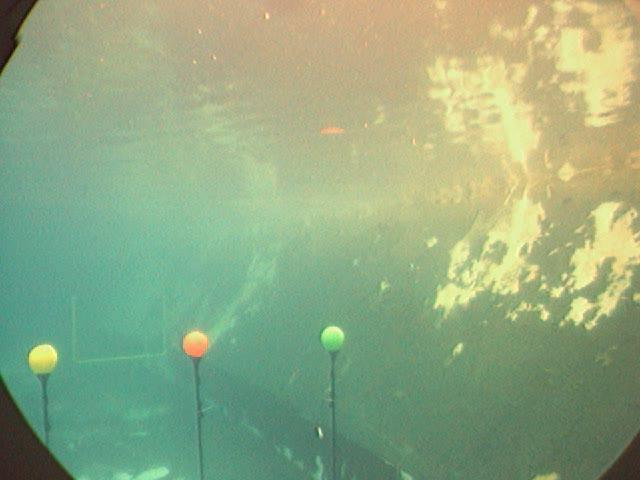
#> input picture OpenCV_practice/color filter/005.jpg, 640 x 480 px, found by its file name
$ python run.py
#> lines starting #> are read from the running program, lines starting #| are printed output that depends on the picture; after the words box and inside, x2 and y2 are one past the last pixel; in counts of white or black regions, pixels touching at a corner belong together
### OpenCV_practice/sample_object_detection/vision.py
#!/usr/bin/env python

#a class that determines the shape of the biggest contour

import cv2
import numpy as np
from shape_detector import ShapeDetector

class VisionTasks:

   def findBiggestObject(self, image):
      #Consider resizing image
      #Resizing image to a smaller factor can help better approximate shapes

      #Process Image. Setting the second arg to True will display dilation
      processedImage = self.preProcessImage(image, True)

      #Find the biggest contour in the processed image
      #Returns an array of points that make up the biggest contour
      contour = self.findBiggestContour(processedImage)

      #Detect the shape of the biggest contour
      sd = ShapeDetector() #create instance of the ShapeDetector class
      shape, approx = sd.detect(contour) #returns the determined shape and an array with the contour vertices

      #Compute the center of the contour
      M = cv2.moments(contour)
      cX = int((M["m10"] / M["m00"]))
      cY = int((M["m01"] / M["m00"]))

      #Add contour and text to the image
      contour = contour.astype("int")
      cv2.drawContours(image, [contour], -1, (0, 255, 0), 2)
      cv2.putText(image, shape, (cX, cY), cv2.FONT_HERSHEY_SIMPLEX,
         0.5, (255, 255, 255), 2)

      #Add contour vertices to the image
      red = [0,0,255]
      for pix in approx:
         pix1 = pix[0][0]
         pix2 = pix[0][1]
         cv2.circle(image, (pix1, pix2), 3, red, 2)

      #return the image with shape information, the shape name, and the center of the contour
      return (image, shape, cX, cY)

   def preProcessImage(self, image, showDilation):
      "Process the Image"

      #thresholds
      th1 = 0
      th2 = 200

      blurred = cv2.blur(image, (3, 3))
      kernel = np.ones((3, 3), np.uint8)
      erosion = cv2.erode(blurred, kernel, iterations=1) #removes noise
      edges = cv2.Canny(erosion, th1, th2)

      dilation = cv2.dilate(edges, kernel, iterations=2) #enhances remaining features
      if showDilation:
         cv2.imshow("dilation", dilation)

      return dilation

   def findBiggestContour(self, mask):
      "Returns the biggest contour"
      contoursArray = cv2.findContours(mask.copy(), cv2.RETR_EXTERNAL, cv2.CHAIN_APPROX_SIMPLE)[-2]

      # This code will execute if at least one contour was found
      if len(contoursArray) > 0:
         # Find the biggest contour
         biggestContour = max(contoursArray, key=cv2.contourArea)
         # Returns an array of points for the biggest contour found
         return biggestContour

   #not used in findBiggestObject()
   # [41 lines left out: functions boundRectangle, detectCircles, not called in this run]

### OpenCV_practice/sample_object_detection/shape_detector.py
#A class that determines the shape of a given contour
#The current options are: tirangle, square, rectangle, pentagon, and circle

import cv2

class ShapeDetector:
   def __init__(self):
      pass

   def detect(self, c):
      shape = "unidentified"

      #compute the perimeter of the contour
      peri = cv2.arcLength(c, True)

      #contour approximation
      #retuns an array of 'vertices' that make up the contour
      approx = cv2.approxPolyDP(c, 0.02*peri, True)
      print "contour approx", approx

      #The number of vertices are used to determine the shape
      if len(approx) == 3:
         shape = "triangle"

      elif len(approx) == 4:
         (x, y, w, h) = cv2.boundingRect(approx)
         ar = w/ float(h)

         shape = "square" if ar >= 0.95 and ar <= 1.05 else "rectangle"

      elif len(approx) == 5:
         shape = "pentagon"

      else:
         shape = "circle"

      #return both the shape (as a string) and the array of vertices
      return (shape, approx)

### OpenCV_practice/sample_object_detection/run.py
import numpy as np
import cv2

import vision

name_of_image = '005.jpg'

img = cv2.imread(name_of_image,1)
#> img is the input picture: shape (480, 640, 3); mean B, G, R 130.5, 169.3, 145.8
#cv2.imshow('before image', img)

my_test = vision.VisionTasks()
biggestObject = my_test.findBiggestObject(img); #(image, shape, cX, cY)
#> in preProcessImage, `edges = cv2.Canny(erosion, th1, th2)`:
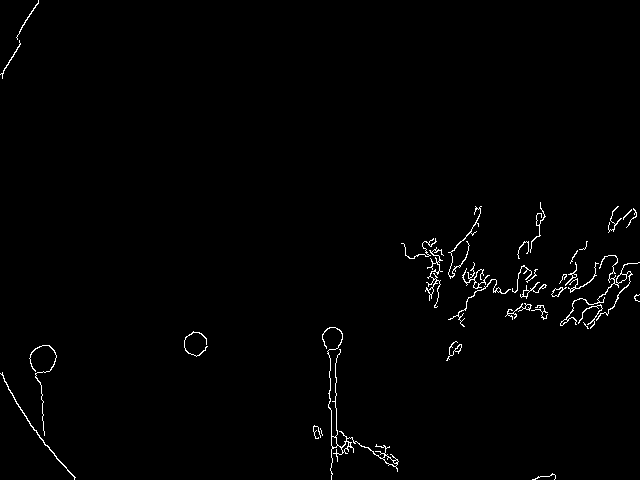
#> edges: shape (480, 640); 1.1% white in thin lines or dots
#> in preProcessImage, `dilation = cv2.dilate(edges, kernel, iterations=2)`:
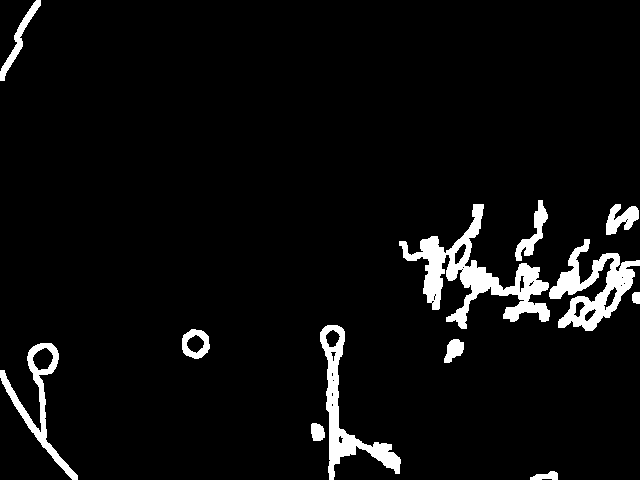
#> dilation: shape (480, 640); 5.2% white; 12 white regions
#> in findBiggestContour, `contoursArray = cv2.findContours(mask.copy(), cv2.RETR_EXTERNAL, cv2.C..`: contoursArray = 12 contours; largest, box (x1, y1, x2, y2) and area: (399, 204, 550, 329) 4884, (549, 239, 640, 331) 3256, (320, 325, 401, 480) 2750, (0, 343, 78, 480) 1906, (182, 329, 210, 359) 621
#> in findBiggestContour, `biggestContour = max(contoursArray, key=cv2.contourArea)`: biggestContour = contour of 418 points, box (x1, y1, x2, y2) (399, 204, 550, 329), area 4884
#> in findBiggestObject, `contour = self.findBiggestContour(processedImage)`: contour has the same summary as biggestContour in findBiggestContour
#> in detect, `peri = cv2.arcLength(c, True)`: peri = 1041.9
#> in detect, `approx = cv2.approxPolyDP(c, 0.02*peri, True)`: approx = contour of 14 points, box (x1, y1, x2, y2) (399, 204, 549, 322), area 4281
#| contour approx [[[399 241]]
#|  [[432 309]]
#|  [[446 254]]
#|  [[471 285]]
#|  [[446 321]]
#|  [[490 286]]
#|  [[524 300]]
#|  [[503 318]]
#|  [[548 320]]
#|  [[539 267]]
#|  [[503 290]]
#|  [[464 265]]
#> (further printed lines are left out)
#> in findBiggestObject, `shape, approx = sd.detect(contour)`: shape = 'circle'
#> in findBiggestObject, `M = cv2.moments(contour)`: M = moments, m00 4884, centre m10/m00, m01/m00 = (475.1, 275.5)
#> in findBiggestObject, `cX = int((M["m10"] / M["m00"]))`: cX = 475
#> in findBiggestObject, `cY = int((M["m01"] / M["m00"]))`: cY = 275
#> in findBiggestObject, `contour = contour.astype("int")`: contour = 418 rows, first 8: [473, 204], [473, 209], [472, 210], [472, 216], [474, 216], [475, 217], [474, 218], [474, 219]
#> in findBiggestObject, `cv2.putText(image, shape, (cX, cY), cv2.FONT_HERSHEY_SIMPLEX, 0.5, (25..`:
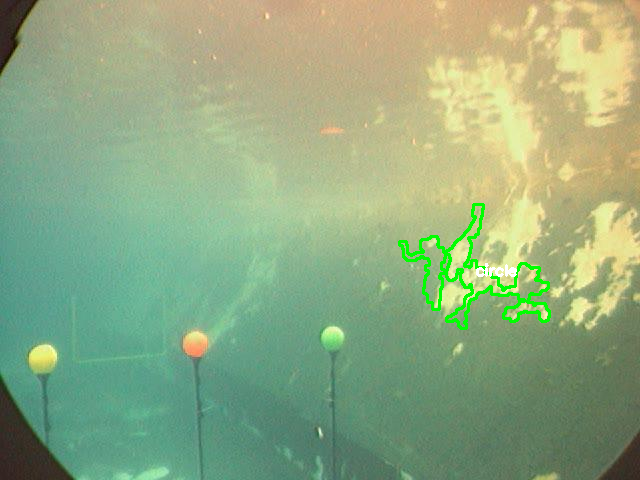
#> image: shape (480, 640, 3); mean B, G, R 129.2, 170, 144
#> the loop in findBiggestObject, `for pix in approx:` made 14 passes
#> (pix1, pix2) on passes 1 to 12: (399, 241), (432, 309), (446, 254), (471, 285), (446, 321), (490, 286), (524, 300), (503, 318), (548, 320), (539, 267), (503, 290), (464, 265)
#> after the loop in findBiggestObject, `for pix in approx:`:
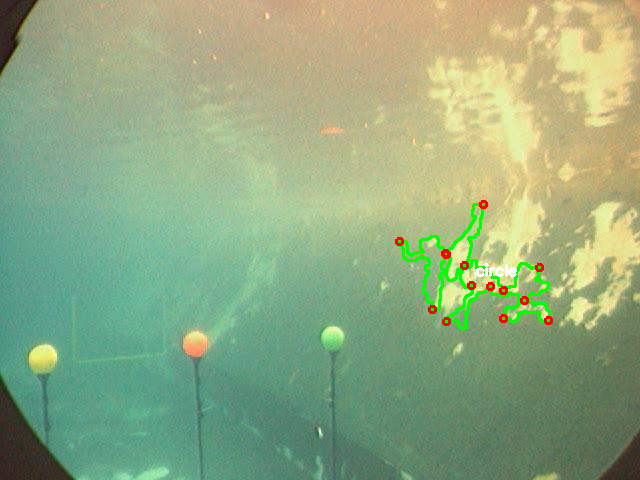
#> image: shape (480, 640, 3); 0.26% of pixels changed, all inside (x1, y1, x2, y2) = (395, 200, 553, 326)

cv2.imshow('Biggest Object in Image', biggestObject[0])
cv2.waitKey(0)
cv2.destroyAllWindows()
